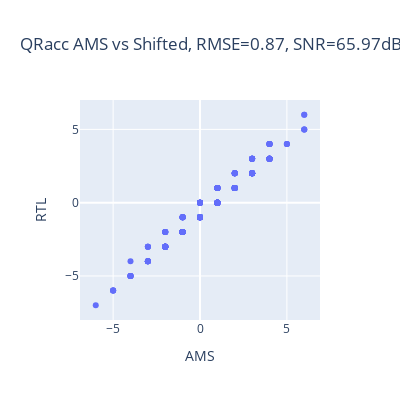

This figure's notebook cell:
### Markdown cell above
### Comparing AMS vs RTL simulations of QRAcc

### Code cell
ams = np.loadtxt('../tb/qracc/inputs/adc_out.txt')
rtl = np.loadtxt('../tb/qracc/inputs/adc_out_rtlsims.txt')

ams_df = df(ams)
rtl_df = df(rtl)

# ams_df['Row'] = ams_df.index
# rtl_df['Row'] = rtl_df.index

ams_df = ams_df.melt(
    ignore_index=False,
    var_name='Column',
    value_name='ADC_OUT_AMS',
)
rtl_df = rtl_df.melt(
    ignore_index=False,
    var_name='Column',
    value_name='ADC_OUT_RTL',
)
ams_df['Row'] = ams_df.index
rtl_df['Row'] = rtl_df.index
# Join the two dataframes
adc_df = pd.merge(ams_df, rtl_df)

rtl_fp = rtl.flatten()/2**3
ams_fp = ams.flatten()/2**3

err =   rtl_fp - ams_fp
snr = 20*np.log(np.var(rtl_fp) / np.var(err))
var_err = np.var(err)
var_rtl = np.var(rtl_fp)

rmse = np.sqrt(np.mean((rtl.flatten() - ams.flatten())**2))
print(f'AMS vs Shifted, RMSE={rmse:.2f}, SNR={snr:.2f}dB, var_err={var_err:.2e}, var_yo={var_rtl:.2e}')
fig = px.scatter(adc_df, x='ADC_OUT_AMS', y='ADC_OUT_RTL', width=400, height=400, title=f'QRacc AMS vs Shifted, RMSE={rmse:.2f}, SNR={snr:.2f}dB, Var_err={var_err:.2f}, Var_rtl={var_rtl:.2f}', labels={'ADC_OUT_AMS':'AMS','ADC_OUT_RTL':'RTL'})
fig.show()
fig.write_image('../images/rtl_vs_ams.svg')

### Figure 1 — Plotly figure (JSON) as saved in the notebook; plotly's stock layout.template omitted (floating-point values rounded to 4 significant figures; data arrays with more than 128 entries replaced by an {"elided": "..."} marker saying what was removed)
{"data": [{"hovertemplate": "AMS=%{x}<br>RTL=%{y}<extra></extra>", "legendgroup": "", "marker": {"color": "#636efa", "symbol": "circle"}, "mode": "markers", "name": "", "orientation": "v", "showlegend": false, "type": "scatter", "x": {"elided": "320 int values"}, "xaxis": "x", "y": {"elided": "320 int values"}, "yaxis": "y"}], "layout": {"height": 400, "legend": {"tracegroupgap": 0}, "title": {"text": "QRacc AMS vs Shifted, RMSE=0.87, SNR=65.97dB, Var_err=0.00, Var_rtl=0.08"}, "width": 400, "xaxis": {"anchor": "y", "domain": [0, 1], "title": {"text": "AMS"}}, "yaxis": {"anchor": "x", "domain": [0, 1], "title": {"text": "RTL"}}}}
